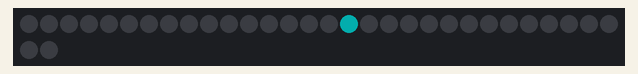
Recording of a sketch running on a simulated Arduino Uno, built with avr-gcc and run on an emulated ATmega328P. Shown: 32 RGB LEDs in strip order, left to right, continuing on the next row. Dim RGB values are drawn brighter than linear.

Above: at 0.15 s.
At 1.01 s:
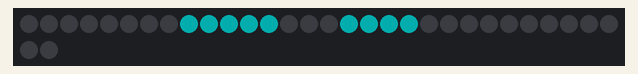
At 1.85 s:
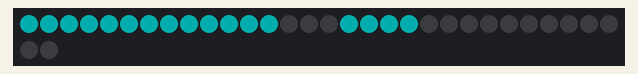
At 3.45 s:
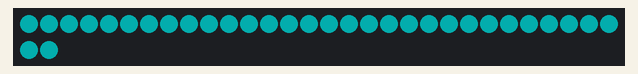
At 4.78 s:
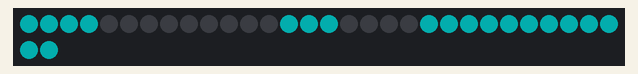
At 6.2 s:
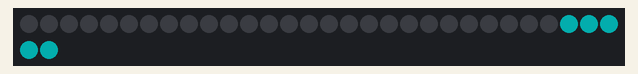

Measured:
- by itself, everything shown: repeats every 6.8 s, in 64 steps

The sketch:

Infinifunction_Full_CMT.ino
```cpp
// RGBW (Red Green Blue White Neo-Pixel starter function
// CW Coleman 181214 a
#include <Adafruit_NeoPixel.h>
#ifdef __AVR__
  #include <avr/power.h>
#endif

#define PIN 6
#define NUM_LEDS 32
#define BRIGHTNESS 50
Adafruit_NeoPixel strip = Adafruit_NeoPixel(NUM_LEDS, PIN, NEO_GRBW + NEO_KHZ800);
// *******************************************************
void setup() {
  Serial.begin(115200);
  strip.setBrightness(BRIGHTNESS);
  strip.begin();
  strip.show(); // Initialize all pixels to 'off'
}
// *******************************************************
// Initialize some variables for the void loop()
// global vaiables
int led, red, green, blue, white;
int wait = 100;
int count = 0;
// *******************************************************

void loop() {
  red = 0;  green = 255; blue = 255; white = 10; led = 16;
  if (count = 0) neo_black(0,0,0,0,0,16);
  //delay(1000);
  snake_function(16, 20, red, green, blue, white);
  delay(50);
  neg_snake_function(12, -1, red, green, blue, white);
  delay(50);
  neg_snake_function(15,12, red, green, blue, white);
  delay(50);
  snake_function(20, 32, red, green, blue, white);
  delay(wait);
  neo_black(0,0,0,0,16,20);
  back_to_neo_black(0,0,0,0,12,-1);
  back_to_neo_black(0,0,0,0,15,12);
  neo_black(0,0,0,0,20,32);
  //delay(wait);


}
// *******************************************************
// globals l (LEDS)  done (stop variable)
int l = 0 ; int done;

void snake_function (int sled, int eled, int r, int g, int b, int w){

    for (int i = sled; i < eled; i++){
      white = w;
      red = r;
      green = g;
      blue = b;
      led = i;
      strip.setPixelColor(led, red, green , blue, white);
      delay(wait);
      strip.show();
  }
}

void alt_neg_snake_function (int sled, int eled, int r, int g, int b, int w){

    for (int i = sled; i < eled; i--){
      white = w;
      red = r;
      green = g;
      blue = b;
      led = i;
      strip.setPixelColor(led, red, green , blue, white);
      delay(wait);
      strip.show();
  }
}

void neg_snake_function (int nsled, int neled, int r, int g, int b, int w){

    for (int i = nsled; i > neled; i--){
      white = w;
      red = r;
      green = g;
      blue = b;
      led = i;
      strip.setPixelColor(led, red, green , blue, white);
      delay(wait);
      strip.show();
  }
}


// Blanking Functions***************************************
void neo_black (int r, int g, int b, int w, int led, int fled ){
    //n is the led
    for (int n = led; n < fled;n++){
      strip.setPixelColor(n, r, g , b, w);
      strip.show();
      delay(wait);
    }
}
void back_to_neo_black (int r, int g, int b, int w, int led, int fled ){
    //n is the led
    for (int n = led; n > fled;n--){
      strip.setPixelColor(n, r, g , b, w);
      strip.show();
      delay(wait);
    }
}
void alt_back_to_neo_black (int r, int g, int b, int w, int led, int fled ){
    //n is the led
    for (int n = led; n < fled;n--){
      strip.setPixelColor(n, r, g , b, w);
      strip.show();
      delay(wait);
    }

Serial.print(" * * BLACK * *");

}
```
